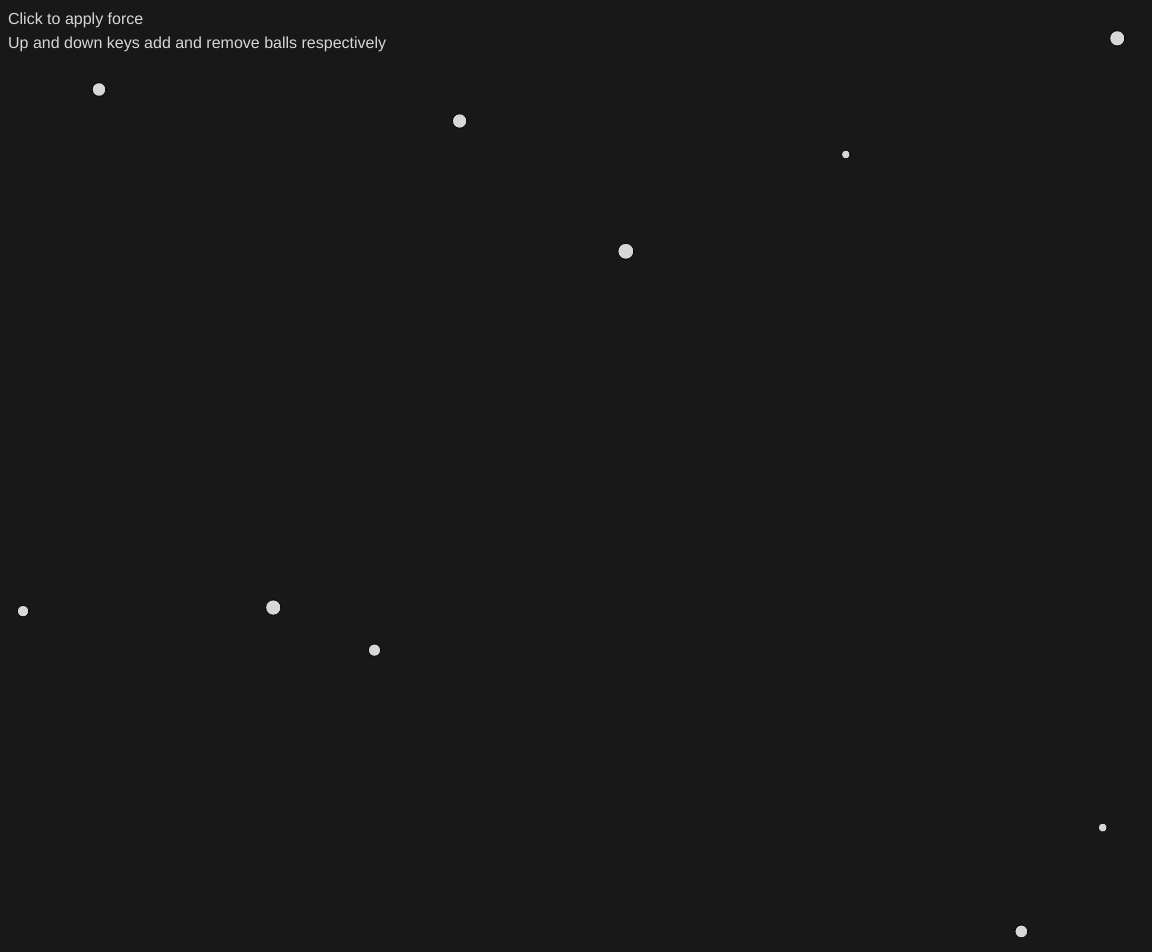
Frame 1 (no input)
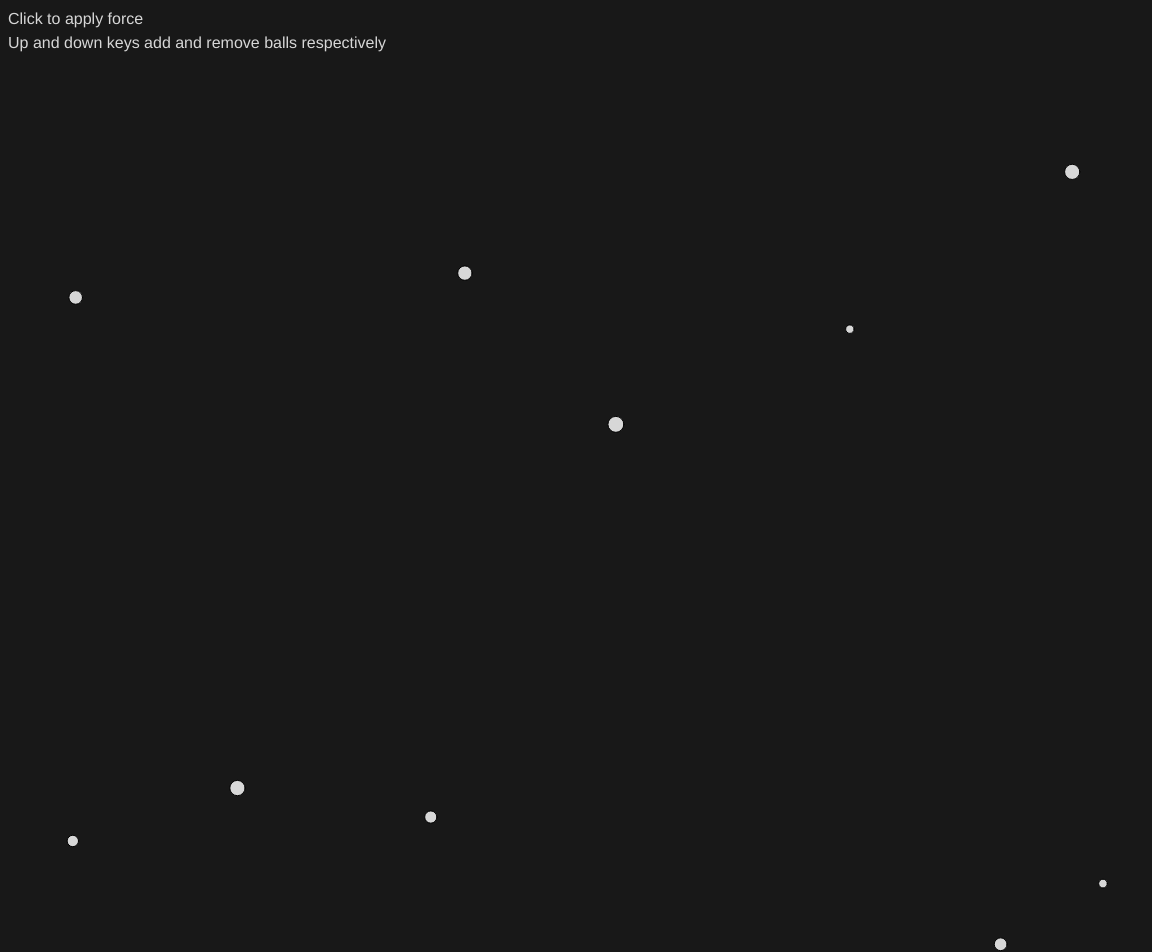
Frame 60 (no input)
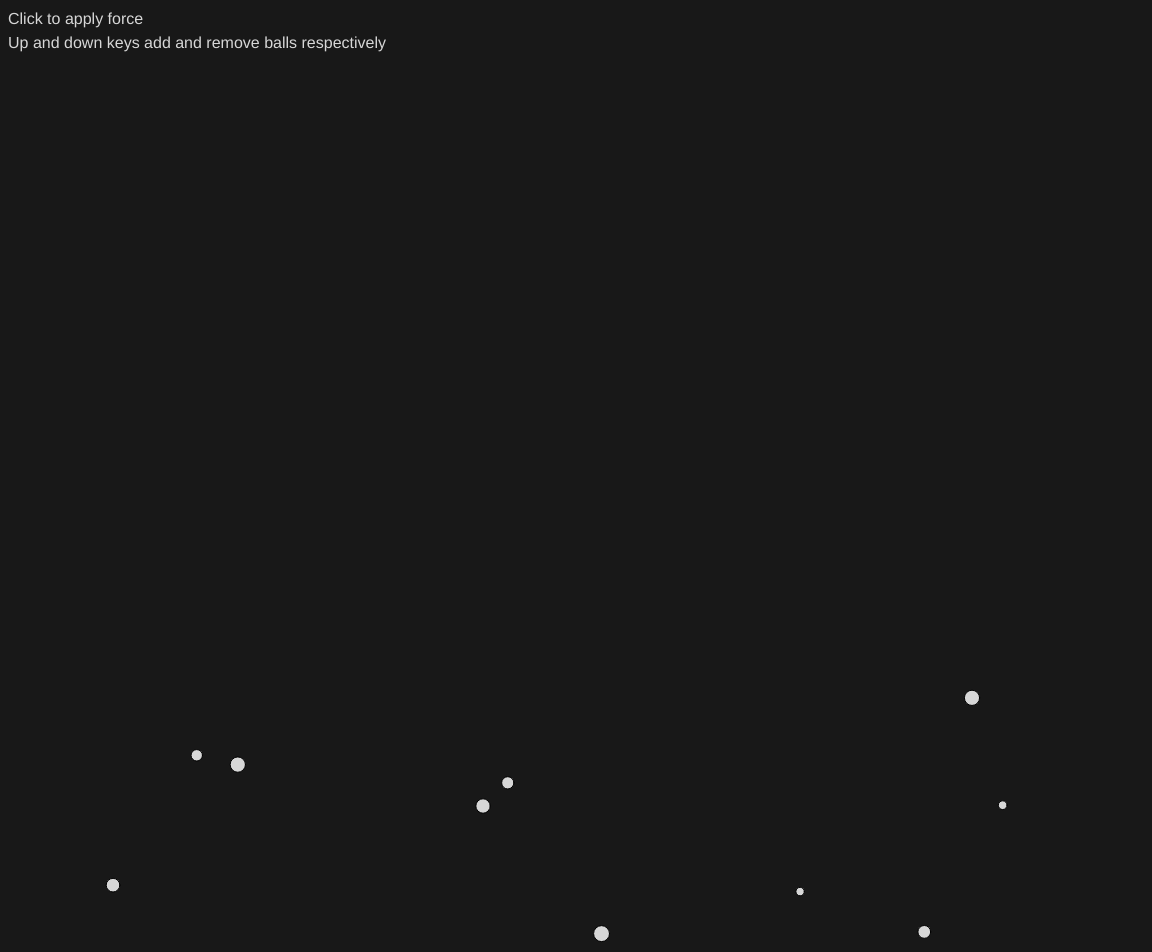
Frame 120 (the mouse pressed at the canvas centre since frame 60)

The p5.js sketch that drew these frames (run headless with seeded random() and noise() and a simulated clock; from frame 60 on, the mouse is pressed at the canvas centre):

// p5.js sketch
// ── sketch.js
const SKETCH_MARGIN = 24;

const FORCE_GRAVITY = 0.098;

const COEFFICIENT_RESTITUTION = 0.9;

function getCanvasWidth() {
    return windowWidth - SKETCH_MARGIN * 2;
}

function getCanvasHeight() {
    return windowHeight - SKETCH_MARGIN * 2;
}

function createBall() {
    return {
        size: Math.random() * 8 + 8,
        x: Math.random() * getCanvasWidth(),
        y: Math.random() * getCanvasHeight(),
        vx: Math.random() * 2 - 1,
        vy: Math.random() * 2 - 1,
        ax: 0,
        ay: 0,
    };
}

let n = 10;
let balls = [];

function setup() {
    for (let i = 0; i < n; i++) {
        balls.push(createBall());
    }

    createCanvas(getCanvasWidth(), getCanvasHeight());
}

function draw() {
    background(24);
    fill(215);
    textSize(16);
    text('Click to apply force', 8, 24);
    text('Up and down keys add and remove balls respectively', 8, 48);

    if (keyIsPressed) {
        if (keyCode === UP_ARROW) {
            balls.push(createBall());
        } else if (keyCode === DOWN_ARROW) {
            balls.pop();
        }
    }

    updatePosition();

    balls.forEach(ball => {
        ellipse(ball.x, ball.y, ball.size, ball.size);
    });
}

function windowResized() {
    resizeCanvas(getCanvasWidth(), getCanvasHeight());
}

function mousePressed() {
    balls.forEach(ball => {
        let fx = (mouseX - ball.x) / getCanvasWidth() * 32 / ball.size;
        let fy = (mouseY - ball.y) / getCanvasHeight() * 32 / ball.size;

        ball.ax += fx;
        ball.ay += fy;
    });
}

function updatePosition() {
    balls.forEach(ball => {
        const half_size = ball.size / 2;

        ball.vx += ball.ax;
        ball.vy += ball.ay;
        ball.x += ball.vx;
        ball.y += ball.vy;

        if (ball.x > getCanvasWidth() - half_size) {
            ball.x = getCanvasWidth() - half_size;
            ball.vx = -ball.vx * COEFFICIENT_RESTITUTION;
        }

        if (ball.x < half_size) {
            ball.x = half_size;
            ball.vx = -ball.vx * COEFFICIENT_RESTITUTION;
        }

        if (ball.y > getCanvasHeight() - half_size) {
            ball.y = getCanvasHeight() - half_size;
            ball.vy = -ball.vy * COEFFICIENT_RESTITUTION;
        }

        if (ball.y < half_size) {
            ball.y = half_size;
            ball.vy = -ball.vy * COEFFICIENT_RESTITUTION;
        }

        ball.ax = 0;
        ball.ay = FORCE_GRAVITY;
    });
}
// ── style.css
body {
  background-color: rgb(32, 32, 32);
  display: grid;
  place-items: center;
  height: 100vh;
  margin: 0;
}
